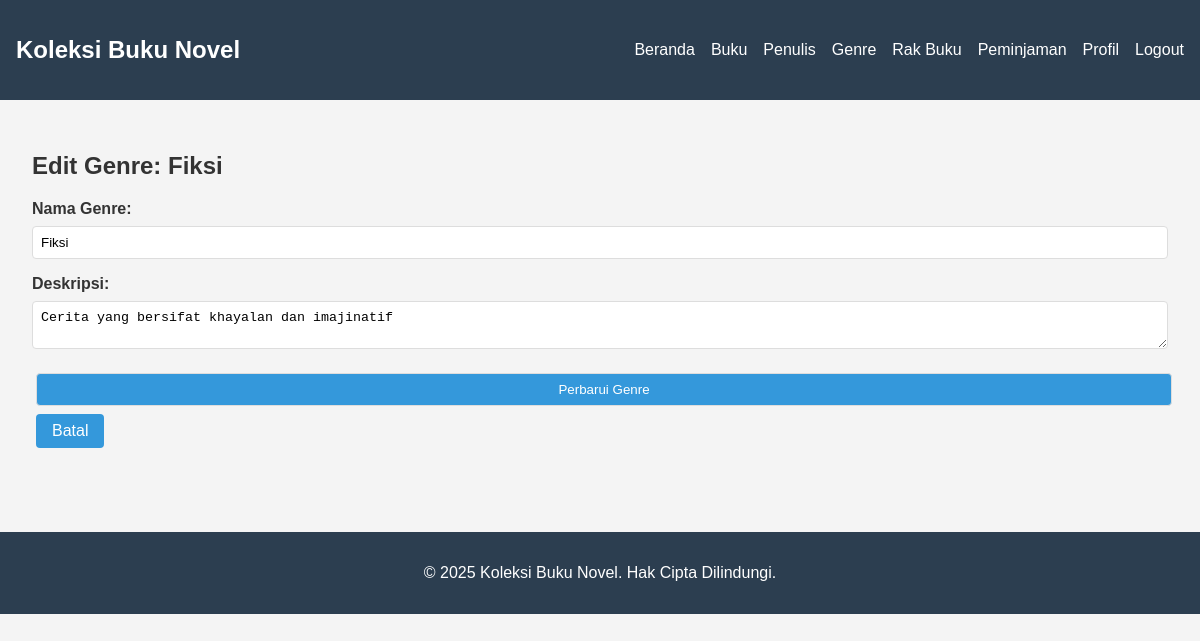
/pages/genres/edit.php?id=1 (signed in), run on the app's committed database.
### tables this page shows
CREATE TABLE genres (
    id INT AUTO_INCREMENT PRIMARY KEY,
    name VARCHAR(50) UNIQUE NOT NULL,
    description TEXT,
    created_at TIMESTAMP DEFAULT CURRENT_TIMESTAMP,
    updated_at TIMESTAMP DEFAULT CURRENT_TIMESTAMP ON UPDATE CURRENT_TIMESTAMP
);

### pages/genres/edit.php (the view, shortened to what this page needs)
<?php
require_once '../../includes/header.php';
require_once '../../includes/auth_check.php';
$genre_id = (int)$_GET['id'];
$stmt = $pdo->prepare("SELECT * FROM genres WHERE id = ?");
$stmt->execute([$genre_id]);
$genre = $stmt->fetch(PDO::FETCH_ASSOC);
if ($_SERVER['REQUEST_METHOD'] == 'POST') {
    $name = sanitize_input($_POST['name']);
    $description = sanitize_input($_POST['description']);
    try {
        $stmt = $pdo->prepare("UPDATE genres SET name=?, description=? WHERE id=?");
        $stmt->execute([$name, $description, $genre_id]);
        echo "<div class='alert alert-success'>Genre berhasil diperbarui!</div>";
        echo "<a href='index.php'>Kembali ke Daftar Genre</a>";
    } catch (PDOException $e) {
        echo "<div class='alert alert-error'>Gagal memperbarui genre: " . $e->getMessage() . "</div>";
    }
} else {
    echo "<h2>Edit Genre: " . $genre['name'] . "</h2>";
    echo "<form method='post'>";
    echo "<div class='form-group'>";
    echo "<label for='name'>Nama Genre:</label>";
    echo "<input type='text' id='name' name='name' value='" . htmlspecialchars($genre['name']) . "' required>";
    echo "</div>";
    echo "<div class='form-group'>";
    echo "<label for='description'>Deskripsi:</label>";
    echo "<textarea id='description' name='description'>" . htmlspecialchars($genre['description']) . "</textarea>";
    echo "</div>";
    echo "<div class='form-group'>";
    echo "<input type='submit' value='Perbarui Genre' class='btn btn-primary'>";
    echo "<a href='index.php' class='btn'>Batal</a>";
    echo "</div>";
    echo "</form>";
}
require_once '../../includes/footer.php';
?>

### assets/css/style.css (style rules this page uses)
body { font-family: Arial, sans-serif; margin: 0; padding: 0; background-color: #f4f4f4; color: #333; }
.btn { display: inline-block; padding: 0.5rem 1rem; background-color: #3498db; color: white; text-decoration: none; border-radius: 4px; margin: 0.25rem; }
.btn-primary { background-color: #3498db; }
.form-group { margin-bottom: 1rem; }
.form-group label { display: block; margin-bottom: 0.5rem; font-weight: bold; }
.form-group input, .form-group textarea, .form-group select { width: 100%; padding: 0.5rem; border: 1px solid #ddd; border-radius: 4px; box-sizing: border-box; }

### data on the page
genres: name "Fiksi", description "Cerita yang bersifat khayalan dan imajinatif"

### other printed values
SITE_NAME "Koleksi Buku Novel"
